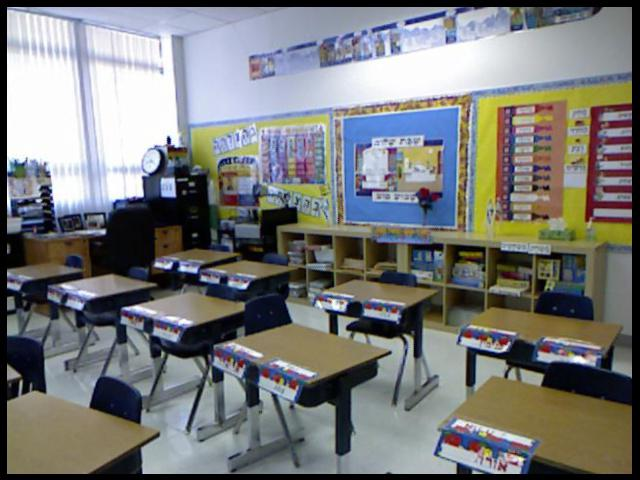
#> input picture AdaBins/AdaBins/test_imgs/classroom__rgb_00283.jpg, 640 x 480 px; its folder holds only this picture in this run
$ python eval_with_pngs.py --pred_path ../../AdaBins/AdaBins/test_imgs --gt_path ../../AdaBins/AdaBins/test_imgs/classroom__rgb_00283.jpg
#> lines starting #> are read from the running program, lines starting #| are printed output that depends on the picture; after the words box and inside, x2 and y2 are one past the last pixel; in counts of white or black regions, pixels touching at a corner belong together; pictures that were not available may be replaced by others from this repository, and a replacement may not be noted
# Copyright (C) 2019 Jin Han Lee
#
# This file is a part of BTS.
# This program is free software: you can redistribute it and/or modify
# it under the terms of the GNU General Public License as published by
# the Free Software Foundation, either version 3 of the License, or
# (at your option) any later version.
#
# This program is distributed in the hope that it will be useful,
# but WITHOUT ANY WARRANTY; without even the implied warranty of
# MERCHANTABILITY or FITNESS FOR A PARTICULAR PURPOSE. See the
# GNU General Public License for more details.
#
# You should have received a copy of the GNU General Public License
# along with this program. If not, see <http://www.gnu.org/licenses/>

from __future__ import absolute_import, division, print_function

import os
import argparse
import cv2
import numpy as np
from tqdm import trange
from PIL import Image

os.environ['TF_CPP_MIN_LOG_LEVEL'] = '1'


def convert_arg_line_to_args(arg_line):
    for arg in arg_line.split():
        if not arg.strip():
            continue
        yield arg


parser = argparse.ArgumentParser(
    description='Evaluate Depth Estimation Results',
    fromfile_prefix_chars='@')
parser.convert_arg_line_to_args = convert_arg_line_to_args

parser.add_argument(
    '--pred_path',
    type=str,
    help='path to the prediction results in png',
    required=True)
parser.add_argument(
    '--gt_path',
    type=str,
    help='root path to the groundtruth data',
    required=True)
parser.add_argument(
    '--dataset',
    type=str,
    help='dataset to test on, nyudepthv2 or kitti',
    default='nyudepthv2',
    choices=[
        'kitti',
         'nyudepthv2'])
parser.add_argument(
    '--eigen_crop',
    help='if set, crops according to Eigen NIPS14',
    action='store_true')
parser.add_argument(
    '--garg_crop',
    help='if set, crops according to Garg  ECCV16',
    action='store_true')
parser.add_argument(
    '--min_depth_eval',
    type=float,
    help='minimum depth for evaluation',
    default=1e-3)
parser.add_argument(
    '--max_depth_eval',
    type=float,
    help='maximum depth for evaluation',
    default=10.0)
parser.add_argument(
    '--do_kb_crop',
    help='if set, crop input images as kitti benchmark images',
    action='store_true')
parser.add_argument(
    '--split',
    type=str,
    help='split test on kitti',
    default='eigen_benchmark')
args = parser.parse_args()


def compute_errors(gt, pred):
    thresh = np.maximum((gt / pred), (pred / gt))
    d1 = (thresh < 1.25).mean()
    d2 = (thresh < 1.25 ** 2).mean()
    d3 = (thresh < 1.25 ** 3).mean()

    rmse = (gt - pred) ** 2
    rmse = np.sqrt(rmse.mean())

    rmse_log = (np.log(gt) - np.log(pred)) ** 2
    rmse_log = np.sqrt(rmse_log.mean())

    abs_rel = np.mean(np.abs(gt - pred) / gt)
    sq_rel = np.mean(((gt - pred)**2) / gt)

    err = np.log(pred) - np.log(gt)
    silog = np.sqrt(np.mean(err ** 2) - np.mean(err) ** 2) * 100

    err = np.abs(np.log10(pred) - np.log10(gt))
    log10 = np.mean(err)

    return silog, log10, abs_rel, sq_rel, rmse, rmse_log, d1, d2, d3


def test():
    global gt_depths, missing_ids, pred_filenames
    gt_depths = []
    missing_ids = set()
    pred_filenames = [i for i in os.listdir(
        args.pred_path) if i.split('.')[-1] in ['jpg', 'png']]
    num_test_samples = len(pred_filenames)
    pred_depths = []

    print("Read pred images")

    for i in trange(num_test_samples):
        pred_depth_path = os.path.join(args.pred_path, pred_filenames[i])
        pred_depth = np.array(Image.open(pred_depth_path))
#> pred_depth is the input picture: shape (480, 640, 3); mean R, G, B 120.8, 122.2, 121.9

        if pred_depth is None:
            print('Missing: %s ' % pred_depth_path)
            missing_ids.add(i)
            continue

        if args.dataset == 'nyudepthv2':
            pred_depth = pred_depth.astype(np.float32) / 1000.0
        else:
            pred_depth = pred_depth.astype(np.float32) / 256.0

        pred_depths.append(pred_depth)

    print('Raw png files reading done')
    print('Evaluating {} files'.format(len(pred_depths)))
#| Evaluating 1 files

    if args.dataset == 'kitti':
        for t_id in range(num_test_samples):
            file_dir = pred_filenames[t_id].split('.')[0]
            filename = file_dir.split('_')[-1]
            directory = file_dir.replace('_' + filename, '')

            if args.split == 'eigen_benchmark':
                gt_depth_path = os.path.join(
                    args.gt_path,
                    'data_depth_annotated',
                    'train',
                    directory,
                    'proj_depth/groundtruth/image_02',
                    filename + '.png')

                if not os.path.isfile(gt_depth_path):
                    gt_depth_path = gt_depth_path.replace("train", "val")
            else:
                gt_depth_path = os.path.join(
                    args.gt_path,
                    '_'.join(
                        file_dir.split('_')[
                            0:3]),
                    directory,
                    'velodyne_points/data',
                    filename +
                    '.png')

            depth = cv2.imread(gt_depth_path, -1)
            if depth is None:
                print('Missing: %s ' % gt_depth_path)
                missing_ids.add(t_id)
                continue

            depth = depth.astype(np.float32) / 256.0
            gt_depths.append(depth)

    elif args.dataset == 'nyudepthv2':
        for t_id in range(num_test_samples):
            file_dir = pred_filenames[t_id].split('.')[0]
            filename = file_dir.split('_')[-1]
            directory = file_dir.replace('_rgb_' + file_dir.split('_')[-1], '')

            gt_depth_path = os.path.join(
                args.gt_path,
                'official_splits/test',
                directory,
                'sync_depth_' +
                filename +
                '.png')

            depth = cv2.imread(gt_depth_path, -1)
            if depth is None:
                print('Missing: %s ' % gt_depth_path)
                missing_ids.add(t_id)
                continue

            depth = depth.astype(np.float32) / 1000.0
            gt_depths.append(depth)

    print('GT files reading done')
    print('{} GT files missing'.format(len(missing_ids)))

    print('Computing errors')
    eval(pred_depths)

    print('Done.')


def eval(pred_depths):
    num_samples = len(pred_depths)
#> num_samples = 1
    pred_depths_valid = []

    i = 0
    for t_id in range(num_samples):
        if t_id in missing_ids:
            continue

        pred_depths_valid.append(pred_depths[t_id])
#> after the loop, pred_depths_valid = 1 item

    num_samples = num_samples - len(missing_ids)

    silog = np.zeros(num_samples, np.float32)
#> silog = [0]
    log10 = np.zeros(num_samples, np.float32)
#> log10 = [0]
    rms = np.zeros(num_samples, np.float32)
#> rms = [0]
    log_rms = np.zeros(num_samples, np.float32)
#> log_rms = [0]
    abs_rel = np.zeros(num_samples, np.float32)
#> abs_rel = [0]
    sq_rel = np.zeros(num_samples, np.float32)
#> sq_rel = [0]
    d1 = np.zeros(num_samples, np.float32)
#> d1 = [0]
    d2 = np.zeros(num_samples, np.float32)
#> d2 = [0]
    d3 = np.zeros(num_samples, np.float32)
#> d3 = [0]

    for i in trange(num_samples):

        gt_depth = gt_depths[i]
        pred_depth = pred_depths_valid[i]

        pred_depth[np.isinf(pred_depth)] = args.max_depth_eval
        pred_depth[np.isnan(pred_depth)] = args.min_depth_eval

        if args.do_kb_crop:
            height, width = gt_depth.shape
            top_margin = int(height - 352)
            left_margin = int((width - 1216) / 2)
            gt_cropped = gt_depth[top_margin:top_margin +
                                  352, left_margin:left_margin + 1216]
            gt_depth = gt_cropped

        valid_mask = np.logical_and(
            gt_depth > args.min_depth_eval,
            gt_depth < args.max_depth_eval)
        eval_mask = None

        if args.garg_crop or args.eigen_crop:
            gt_height, gt_width = gt_depth.shape
            eval_mask = np.zeros(valid_mask.shape)

            if args.garg_crop:
                eval_mask[int(0.40810811 *
                              gt_height):int(0.99189189 *
                                             gt_height), int(0.03594771 *
                                                             gt_width):int(0.96405229 *
                                                                           gt_width)] = 1

            elif args.eigen_crop:
                eval_mask[int(0.3324324 *
                              gt_height):int(0.91351351 *
                                             gt_height), int(0.0359477 *
                                                             gt_width):int(0.96405229 *
                                                                           gt_width)] = 1

        if args.dataset == 'nyudepthv2':
            eval_mask = np.zeros(valid_mask.shape)
            eval_mask[45:471, 41:601] = 1

        if eval_mask is not None:
            valid_mask = np.logical_and(valid_mask, eval_mask)

        silog[i], log10[i], abs_rel[i], sq_rel[i], rms[i], log_rms[i], d1[i], d2[i], d3[i] = compute_errors(
            gt_depth[valid_mask], pred_depth[valid_mask])
#> this loop made 1 pass
#> (d1 in compute_errors, d2 in compute_errors, d3 in compute_errors, rmse in compute_errors, rmse_log in compute_errors, abs_rel in compute_errors, sq_rel in compute_errors, silog in compute_errors) on pass 1: (0.668, 0.787, 0.855, 0.0348, inf, 0.319, 0.0165, nan)
#> pass 1, in eval, `valid_mask = np.logical_and( gt_depth > args.min_depth_eval, gt_depth ..`:
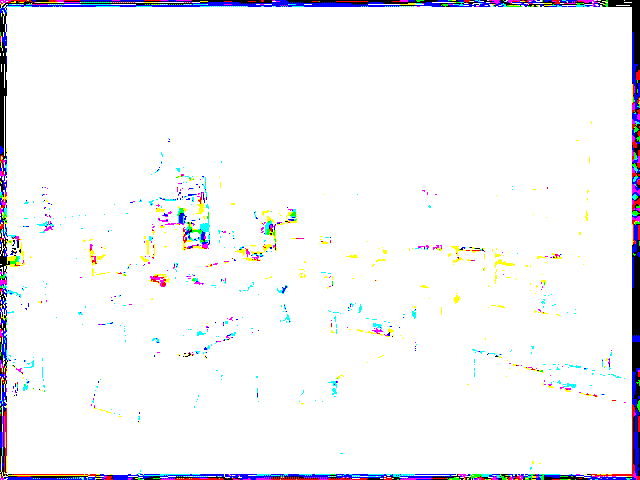
#> valid_mask: shape (480, 640, 3) bool; mean B, G, R 0.968, 0.956, 0.957
#> pass 1, in eval, `valid_mask = np.logical_and(valid_mask, eval_mask)`:
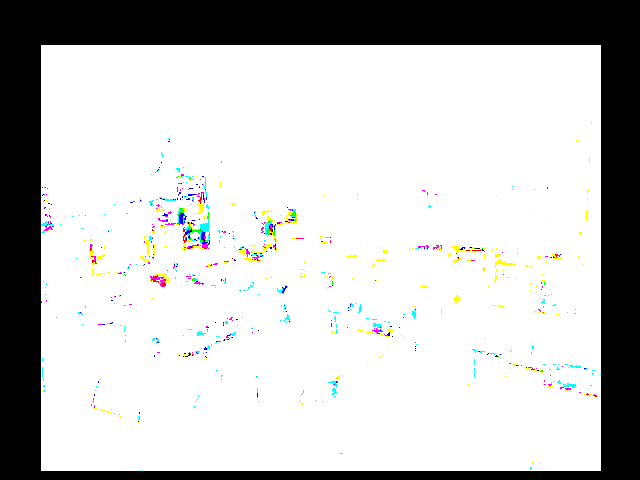
#> valid_mask: shape (480, 640, 3) bool; mean B, G, R 0.77, 0.772, 0.77
#> after the loop:
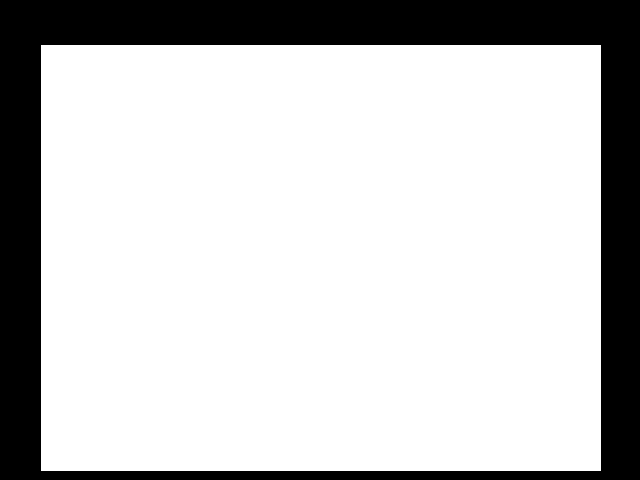
#> eval_mask: shape (480, 640, 3) float64; values 0 (black) and 1 (white), 77.7% white; 1 black region, box (x1, y1, x2, y2) and area: (0, 0, 640, 480) 68640
#> after the loop, abs_rel = [0.319]; d1 = [0.668]; d2 = [0.787]; d3 = [0.855]; log10 = [inf]; log_rms = [inf]; rms = [0.0348]; silog = [nan]; sq_rel = [0.0165]

    print("{:>7}, {:>7}, {:>7}, {:>7}, {:>7}, {:>7}, {:>7}, {:>7}, {:>7}".format(
        'd1', 'd2', 'd3', 'AbsRel', 'SqRel', 'RMSE', 'RMSElog', 'SILog', 'log10'))
    print(
        "{:7.3f}, {:7.3f}, {:7.3f}, {:7.3f}, {:7.3f}, {:7.3f}, {:7.3f}, {:7.3f}, {:7.3f}".format(
            d1.mean(),
            d2.mean(),
            d3.mean(),
            abs_rel.mean(),
            sq_rel.mean(),
            rms.mean(),
            log_rms.mean(),
            silog.mean(),
            log10.mean()))
#|   0.668,   0.787,   0.855,   0.319,   0.016,   0.035,     inf,     nan,     inf

    return silog, log10, abs_rel, sq_rel, rms, log_rms, d1, d2, d3


def main():
    if args.dataset == 'kitti':
        args.do_kb_crop = True

    test()


if __name__ == '__main__':
    main()
